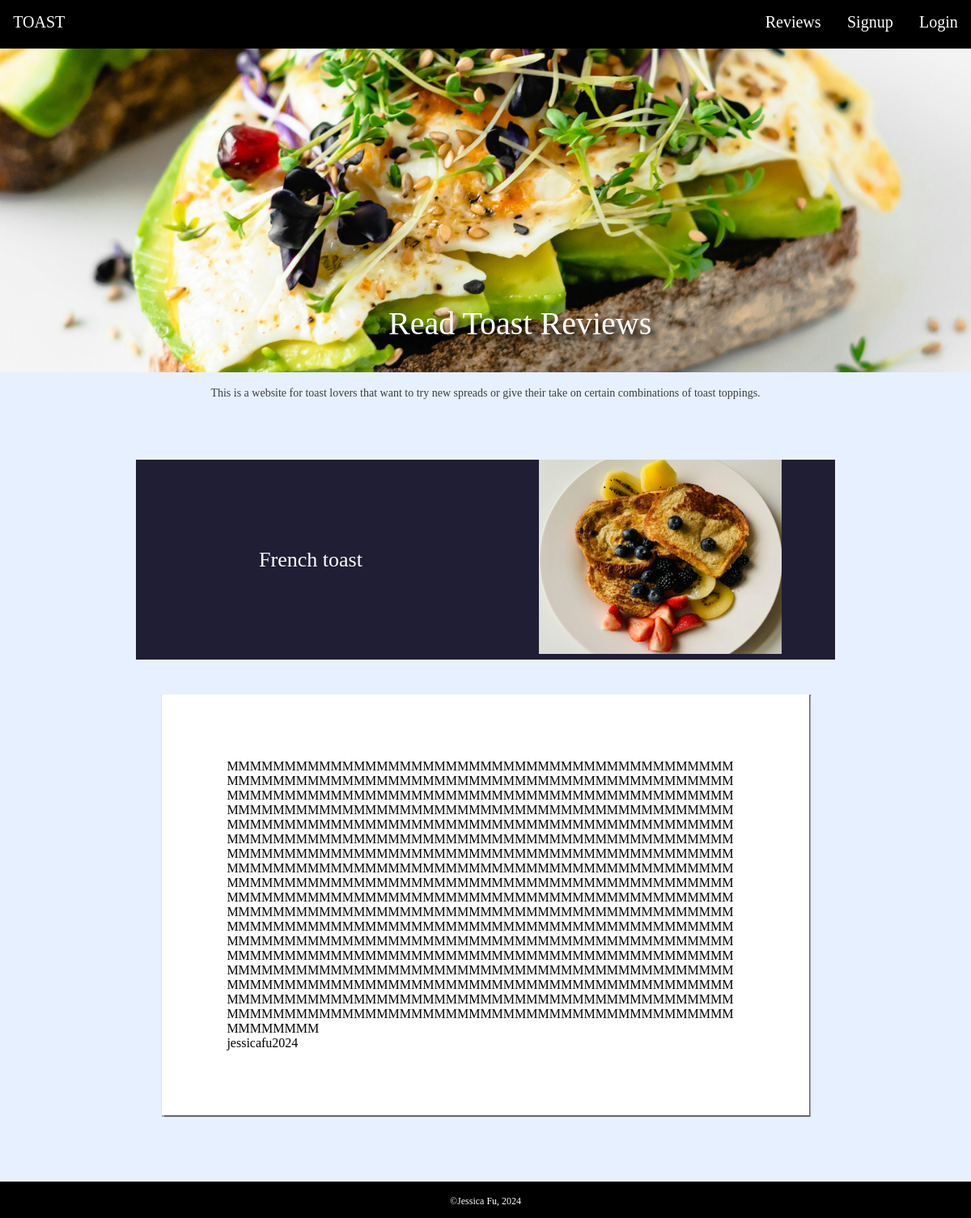
The page / on the database its author committed.
### tables this page shows
CREATE TABLE Reviews (id INTEGER PRIMARY KEY AUTOINCREMENT, user_id INTEGER REFERENCES Users (id), review TEXT NOT NULL, toast_id INTEGER, approval INTEGER);

CREATE TABLE Toast (id INTEGER PRIMARY KEY AUTOINCREMENT, description TEXT NOT NULL, photo TEXT);

CREATE TABLE Users (id INTEGER PRIMARY KEY AUTOINCREMENT, username TEXT UNIQUE NOT NULL, password TEXT NOT NULL);

### routes.py (the view)
@app.route('/')
def show_all_reviews():
    query = "SELECT t.id, description, review, username, t.photo \
             FROM Reviews as r JOIN Toast as t ON r.toast_id = t.id \
             JOIN Users as u ON r.user_id = u.id and approval = 1 \
             ORDER BY toast_id"
    reviews = sql_queries(query, 1)
    return render_template("reviews.html", reviews=reviews)

### routes.py (called while the page is built)
def sql_queries(query, option, data=None):
    connection = sqlite3.connect('toast.db')
    cursor = connection.cursor()
    if data:
        cursor.execute(query, data)
    else:
        cursor.execute(query)
    if option == 0:
        result = cursor.fetchone()
        return result
    elif option == 1:
        result = cursor.fetchall()
        return result
    else:
        connection.commit()
    connection.close()

### templates/reviews.html
{% extends 'layout.html' %}
{% block main -%}
<img class="headingimage" width="100%" height="400px" src="/static/images/please.jpeg" alt="toastheader">
<div class="headingtext" >Read Toast Reviews</div>
<p class="website-description">This is a website for toast lovers that want to try new spreads or give their take on certain combinations of toast toppings.</p>
<div class="allRevGridContainer">
    {% for review in reviews %}
    {% if loop.previtem is undefined or loop.previtem is defined and review[0] != loop.previtem[0] %}
    <div class="headingsfortoast">
    {{ review[1] }}
    <div class="headingsimage">
       <img src="{{ review[4] }}" width="300px" height="240px" alt="toastimage">
    </div>
    </div>
    {% set pre_toast = review[0] %}
    {%endif%}
    <div class="allRevGridItem">
        {{ review[2] }}
        <br>
        {{ review[3]}}
    </div>
    {% endfor %}
</div>
{%- endblock %}

### static/style.css (style rules this page uses)
body { word-wrap: break-word; background-color: rgb(231, 240, 255); margin:0%; font-family:'calibri'; height:auto; }
.headingtext { position: absolute; top: 25%; left: 40%; color:rgb(255, 255, 255); font-size:40px; font-family:'Arvo'; fill: black; text-shadow: 8px 8px 8px black; }
.website-description { text-align:center; font-size:14px; opacity:75%; color:#000000 }
.allRevGridContainer { z-index:0; padding:60px; min-height:15vh; }
.allRevGridItem { z-index:0; background-color:rgb(255, 255, 255); margin-left:13%; margin-right:13%; margin-top:4%; margin-bottom:2%; padding:80px; box-shadow: 1px 0.5px 1px 1px rgb(99, 99, 99); }
.headingsfortoast { display:grid; grid-template-columns: 1fr 1fr; background-color:rgb(32, 30, 52); color:white; place-items: center; font-size:26px; height: fit-content; margin-left:10%; margin-right:10%; }
.headingsimage { margin-left:auto; margin-right:auto; }

### rows shown on the page
Reviews: description "French toast", photo (picture), review "MMMMMMMMMMMMMMMMMMMMMMMMMMMMMMMMMMMMMMMMMMMMMMMMMMMMMMMMMMMMMMMMMMMMMMMMMMMMMMMMMMMMMMMMMMMMMMMMMMMMMMMMMMMMMMMMMMMMMMMMMMMMMMMMMMMMMMMMMMMMMMMMMMMMMMMMMMMMMMMMMMMMMMMMMMMMMMMMMMMMMMMMMMMMMMMMMMMMMMMMMMMMMMMMMMMMMMMMMMMMMMMMMMMMMMMMMMMMMMMMMMMMMMMMMMMMMMMMMMMMMMMMMMMMMMMMMMMMMMMMMMMMMMMMMMMMMMMMMMMMMMMMMMMMMMMMMMMMMMMMMMMMMMMMMMMMMMMMMMMMMMMMMMMMMMMMMMMMMMMMMMMMMMMMMMMMMMMMMMMMMMMMMMMMMMMMMMMMMMMMMMMMMMMMMMMMMMMMMMMMMMMMMMMMMMMMMMMMMMMMMMMMMMMMMMMMMMMMMMMMMMMMMMMMMMMMMMMMMMMMMMMMMMMMMMMMMMMMMMMMMMMMMMMMMMMMMMMMMMMMMMMMMMMMMMMMMMMMMMMMMMMMMMMMMMMMMMMMMMMMMMMMMMMMMMMMMMMMMMMMMMMMMMMMMMMMMMMMMMMMMMMMMMMMMMMMMMMMMMMMMMMMMMMMMMMMMMMMMMMMMMMMMMMMMMMMMMMMMMMMMMMMMMMMMMMMMMMMMMMMMMMMMMMMMMMMMMMMMMMM…", username "jessicafu2024"
